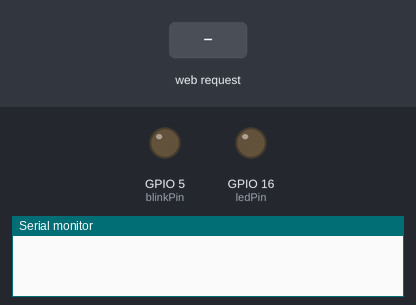
Simulated run of this sketch. Board: ESP8266 (NodeMCU). On the bench: output pins drawn as LEDs (lit = HIGH), the last lines printed to the serial monitor. Dashed ring = blinking. The inputs (shaded band) are chosen by the test bench. WiFi joins after 1.5 s; servers stay silent unless stated.

Above: at 3.5 s.
3.6 s: HTTP request GET /LED=BLINKON received
At 4.6 s:
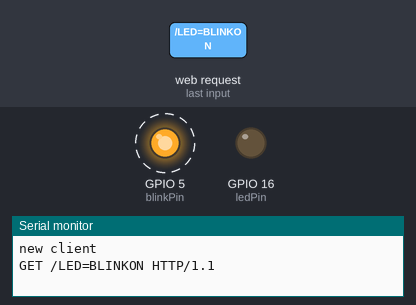
Timing chart, 0 to 12.6 s (numbered marks = the images above; inputs shaded):
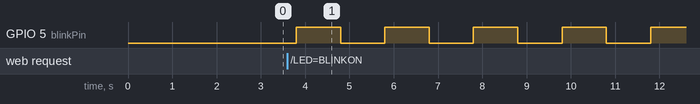

The sketch:

ESP8266.ino
```cpp
#include <Arduino.h>
#include <ESP8266HTTPClient.h>
#include <ESP8266WiFi.h>
#include <string>
#include <WiFiClient.h>

// VARIABLES DE ENTORNO
const char* ssid = "Nexxt_751184";
const char* password = "Password28";
const String url = "http://c6a3-181-114-28-135.ngrok.io";
WiFiClient wifiClient;
int ledPin = 16; // GPIO16
int blinkPin = 5; // GPIO5 blink
WiFiServer server(80);

void setup() {
  HTTPClient http;
  Serial.begin(115200);
  delay(10);

  pinMode(ledPin, OUTPUT);
  pinMode(blinkPin, OUTPUT);
  digitalWrite(ledPin, LOW);
  digitalWrite(blinkPin, LOW);

  WiFi.begin(ssid, password);

  while (WiFi.status() != WL_CONNECTED) {
    delay(500);
    http.begin(wifiClient,(url+"/guardar/"+"TryingToConnectWifi"));
    int httpCode = http.GET();
    http.end();
  }

  http.begin(wifiClient,(url+"/guardar/"+"WifiConnected"));
  int httpCode = http.GET();
  http.end();

  // Start the server
  server.begin();
}

void loop() {
  HTTPClient http;
  // Check if a client has connected
  WiFiClient client = server.available();
  if (!client) {
    return;
  }

  // Wait until the client sends some data
  Serial.println("new client");
  while(!client.available()){
    delay(1);
  }

  // Read the first line of the request
  String request = client.readStringUntil('\r');
  Serial.println(request);
  client.flush();

  // Match the request

  int value = LOW;
  if (request.indexOf("/LED=ON") != -1)  {
        digitalWrite(blinkPin, LOW);

    digitalWrite(ledPin, HIGH);
    value = HIGH;
    http.begin(wifiClient,(url+"/guardar/"+"LedOn"));
    // Obtenemos el status code
    int httpCode = http.GET();
    http.end();

  }
  if (request.indexOf("/LED=OFF") != -1)  {
    digitalWrite(blinkPin, LOW);
    digitalWrite(ledPin, LOW);
    value = LOW;
    http.begin(wifiClient,(url+"/guardar/"+"LedOff"));
    // Obtenemos el status code
    int httpCode = http.GET();
    http.end();
  }
  if (request.indexOf("/LED=BLINKON") != -1)  {

    http.begin(wifiClient,(url+"/guardar/"+"Blink"));
    // Obtenemos el status code
    int httpCode = http.GET();
    http.end();
    boolean blink =true;
    int blinked =0;
    while(blink){
      if((request.indexOf("/LED=OFF") != -1) || (request.indexOf("/LED=ON") != -1)){
        blink = false;
      }
      digitalWrite(blinkPin, HIGH);
      delay(1000);
      digitalWrite(blinkPin, LOW);
      delay(1000);
      blinked++;
    }
    value = LOW;
  }

// Set ledPin according to the request
//digitalWrite(ledPin, value);

  // Return the response
  client.println("HTTP/1.1 200 OK");
  client.println("Content-Type: text/html");
  client.println(""); //  do not forget this one
  client.println("<!DOCTYPE HTML>");
  client.println("<html>");

  client.print("Led is: ");

  if(value == HIGH) {
    client.print("On");
  } else {
    client.print("Off");
  }
  client.println("<br><br>");
  client.println("<a href=\"/LED=ON\"\"><button>Turn On </button></a>");
  client.println("<a href=\"/LED=OFF\"\"><button>Turn Off </button></a>");
  client.println("<a href=\"/LED=BLINKON\"\"><button>Blink</button></a>");
  client.println("</html>");

  delay(1);
  Serial.println("Client disonnected");
  Serial.println("");

}
```

Measured:
- after the input at 3.6 s, GPIO 5 (blinkPin): alternates HIGH for 1.0 s and LOW for 1.0 s, starting after 0.20 s
